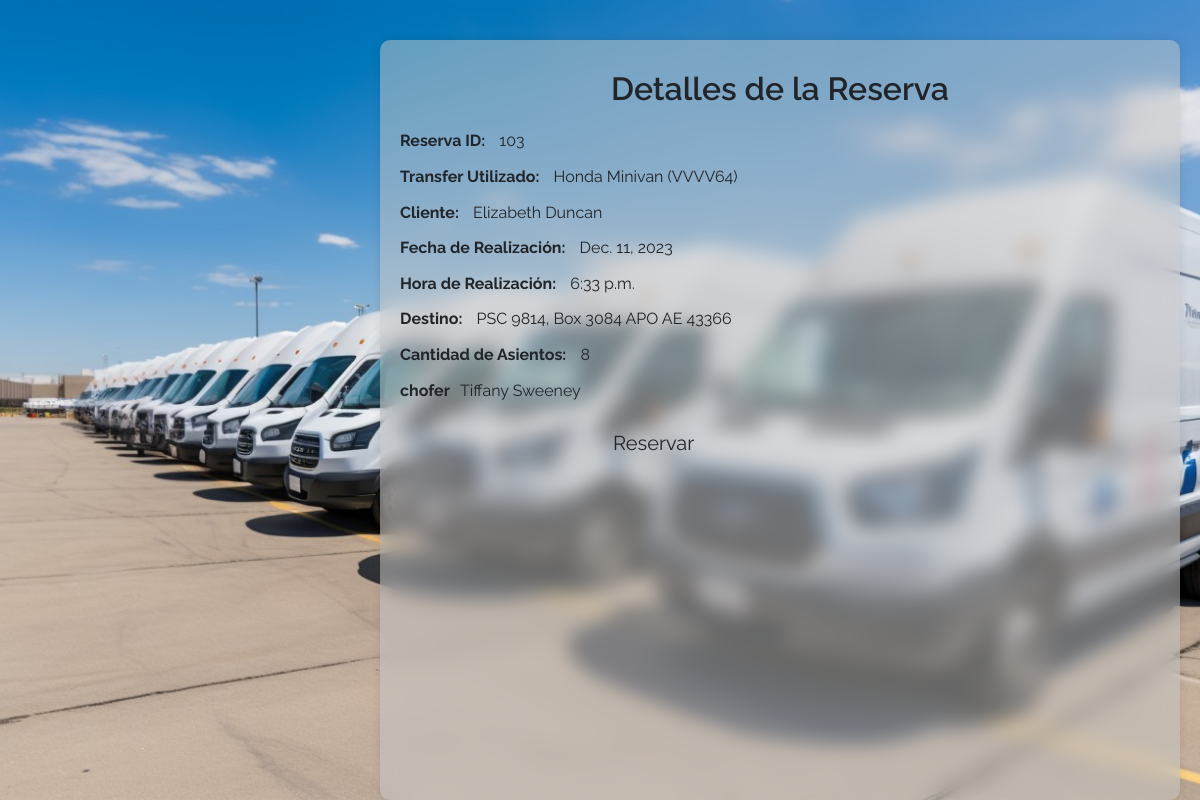
/reserva/103/, run on the app's committed database.
### app/models.py (models this page shows, shortened)
class Reserva(models.Model):
    id_reserva = models.AutoField(primary_key=True)
    transfer_utilizado = models.ForeignKey(transfer, on_delete=models.CASCADE, null=True, blank=True)
    cliente_rut = models.ForeignKey(Cliente, on_delete=models.CASCADE, null=True, blank=True)
    fecha_realizacion = models.DateField()
    hora_realizacion = models.TimeField()
    destino = models.CharField(max_length=200)
    cantidad_asientos = models.IntegerField()

class transfer(models.Model):
    patente = models.CharField(max_length=20, primary_key=True)
    marca = models.CharField(max_length=100)
    modelo = models.CharField(max_length=100)
    capacidad = models.IntegerField()
    disponible = models.BooleanField(default=True)
    empresa = models.ForeignKey('EmpresaTransfer', on_delete=models.CASCADE)
    conductor = models.ForeignKey('chofer', on_delete=models.SET_NULL, null=True, blank=True)
    foto = models.ImageField(upload_to='static/img/', null=True, blank=True)
    def __str__(self):
        return f"{self.marca} {self.modelo} ({self.patente})"

class Cliente(models.Model):
    rut = models.CharField(max_length=12, primary_key=True)
    nombre = models.CharField(max_length=100)
    correo = models.EmailField(max_length=254)
    telefono = models.CharField(max_length=20)

class Chofer(models.Model):
    rut = models.CharField(max_length=12, primary_key=True)
    usuario = models.CharField(max_length=150, unique=True)
    contrasenna = models.CharField(max_length=128)
    nombre = models.CharField(max_length=100)
    apellido = models.CharField(max_length=100)
    telefono = models.CharField(max_length=20)
    correo = models.EmailField(max_length=254)
    horario_entrada = models.TimeField()
    horario_salida = models.TimeField()

### app/views.py (the view)
# urls.py: path('reserva/<int:reserva_id>/', views.reserva, name='reserva'),
def reserva(request, reserva_id):
    reserva = get_object_or_404(Reserva, id_reserva=reserva_id)
    chofer_del_transfer = reserva.transfer_utilizado.conductor
    return render(request, 'reserva.html', {'reserva': reserva, 'chofer_del_transfer': chofer_del_transfer})

### app/templates/reserva.html (shortened to what this page needs)
{% load static %}
<!DOCTYPE html>
<html lang="en">
<head>
    <link rel="stylesheet" href="{% static 'css/bootstrap.min.css' %}">
    <link rel="stylesheet" href="{% static 'css/reserva.css' %}">
</head>
<body>
    <div id="carouselExampleIndicators" class="carousel slide" data-bs-ride="carousel">
        <div class="carousel-inner">
            <div class="carousel-item active">
                <img src="{% static 'img/slide1.jpg' %}" class="d-block w-100" alt="...">
            </div>
        </div>
    </div>
    <div class="custom-square">
        <h1>Detalles de la Reserva</h1>
        <div class="reserva-details">
            <p><strong>Reserva ID:</strong> {{ reserva.id_reserva }}</p>
            <p><strong>Transfer Utilizado:</strong> {{ reserva.transfer_utilizado }}</p>
            <p><strong>Cliente:</strong> {{ reserva.cliente_rut.nombre }}</p>
            <p><strong>Fecha de Realización:</strong> {{ reserva.fecha_realizacion }}</p>
            <p><strong>Hora de Realización:</strong> {{ reserva.hora_realizacion }}</p>
            <p><strong>Destino:</strong> {{ reserva.destino }}</p>
            <p><strong>Cantidad de Asientos:</strong> {{ reserva.cantidad_asientos }}</p>
            <p><strong>chofer</strong>{{ chofer_del_transfer.nombre }} {{chofer_del_transfer.apellido}}</p>
        </div>
        <div class="row justify-content-center mt-3 mb-5">
            <div class="col-lg-6 col-12">
                <a href="{% url 'inicio' %}" class="btn btn-custom btn-lg btn-block">Reservar</a>
            </div>
        </div>
    </div>
</body>
</html>

### static/css/reserva.css (style rules this page uses)
body, html { height: 100%; margin: 0; }
h1, h3 { font-family: "Raleway", sans-serif; font-optical-sizing: auto; font-weight: 550; font-style: normal; }
#carouselExampleIndicators { width: 100%; height: 100vh; overflow: auto; position: relative; }
.carousel-inner { width: 100%; height: 100%; }
.carousel-item { height: 100%; }
.carousel-item img { width: 100%; height: 100%; object-fit: cover; }
.custom-square h1 { margin-top: 10px; }
.custom-square { max-width: 800px; margin: 20px auto; padding: 20px; border-radius: 10px; box-shadow: 0 0 10px rgba(0,0,0,0.1); font-family: 'Raleway', sans-serif; }
.custom-square h1 { text-align: center; font-size: 2rem; margin-bottom: 20px; }
.reserva-details { margin-top: 20px; }
.reserva-details p { margin-bottom: 10px; line-height: 1.6; }
.reserva-details strong { font-weight: bold; margin-right: 10px; }

### data on the page
Reserva: id_reserva "103", transfer_utilizado "Honda Minivan (VVVV64)", cliente_rut.nombre "Elizabeth Duncan", fecha_realizacion "Dec. 11, 2023", hora_realizacion "6:33 p.m.", destino "PSC 9814, Box 3084 APO AE 43366", cantidad_asientos "8"
Chofer: nombre "Tiffany", apellido "Sweeney"
